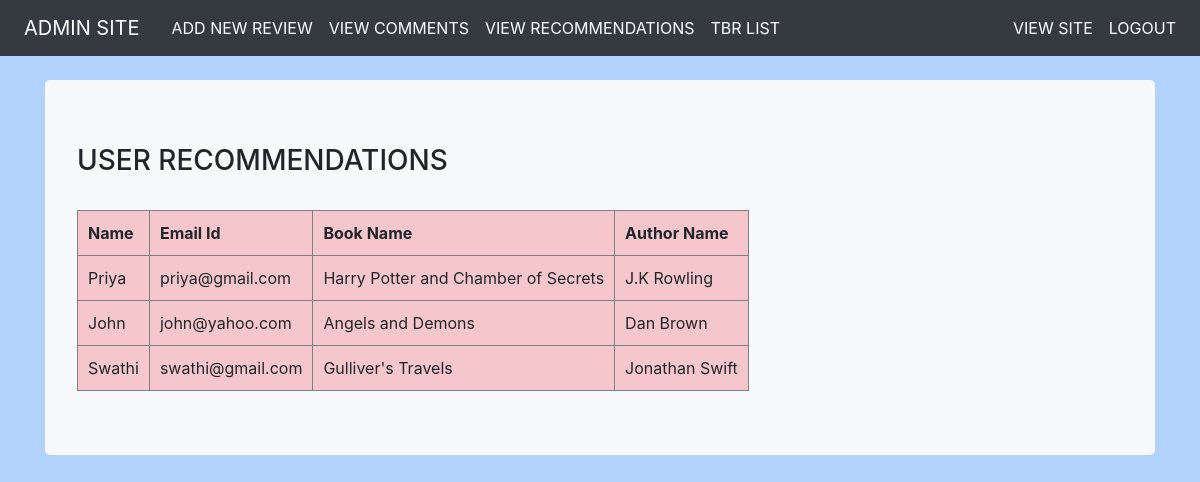
The app's page /profile/recommendations/ with its own data.
### blog/models.py (models this page shows)
class Recommendations(models.Model):
    name = models.CharField(max_length=30)
    email = models.EmailField()
    bookName = models.CharField(max_length=255)
    author = models.CharField(max_length=25)

### blog/views.py (the view)
# urls.py: path('profile/recommendations/',ViewRecommendations.as_view(),name='recs'),
class ViewRecommendations(ListView):
    model = Recommendations
    context_object_name = 'recs'
    template_name = 'recommendations.html'

### templates/recommendations.html (shortened to what this page needs)
{%extends 'profile.html'%}
{%block content%}
    <div class="container">
        <div class="jumbotron bg-light">
          <h3>USER RECOMMENDATIONS</h3><br>
          <table border="" class="table-danger">
            <tr>
              <th>Name</th>
              <th>Email Id</th>
              <th>Book Name</th>
              <th>Author Name</th>
            </tr>
              {%for a in recs%}
              <tr>
                  <td>{{a.name}}</td>
                  <td>{{a.email}}</td>
                  <td>{{a.bookName}}</td>
                  <td>{{a.author}}</td>
              </tr>
              {%endfor%}
          </table>
        </div>
    </div>
{%endblock%}

### templates/profile.html (style rules this page uses)
th,td { padding:10px; }

### records on screen
Recommendations: name "Priya", email "priya@gmail.com", bookName "Harry Potter and Chamber of Secrets", author "J.K Rowling"
Recommendations: name "John", email "john@yahoo.com", bookName "Angels and Demons", author "Dan Brown"
Recommendations: name "Swathi", email "swathi@gmail.com", bookName "Gulliver's Travels", author "Jonathan Swift"
